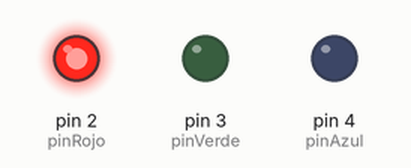
Simulated run of this sketch. Board: Arduino Uno, built with avr-gcc and run on an emulated ATmega328P. Parts: output pins drawn as LEDs (lit = HIGH). Random numbers use the default seed unless the sketch sets one.

Above: at 0.1 s.
At 6.1 s:
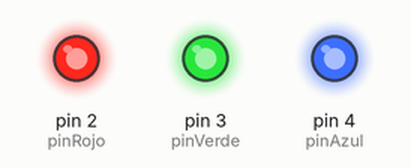
At 12.1 s:
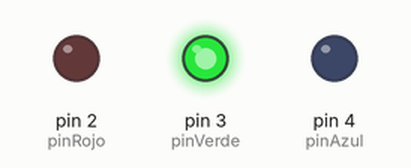
At 19.1 s:
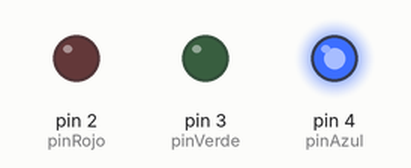
At 29.1 s:
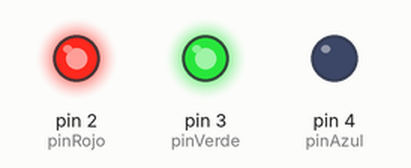
At 37.1 s:
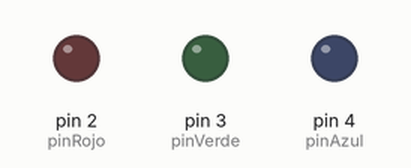
Timing chart, 0 to 40.0 s (numbered marks = the images above):
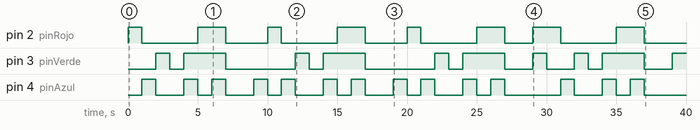

The sketch:

clase_arduino_3.ino
```cpp
#define pinRojo 2
#define pinAzul 4
#define pinVerde 3

void lowColor(String color)
{
  if(color == "red")
  {
    digitalWrite(pinRojo, LOW);
  }
  else if(color == "blue")
  {
    digitalWrite(pinAzul, LOW);
  }
  else if(color == "green")
  {
    digitalWrite(pinVerde, LOW);
  }
  else if(color == "purple")
  {
    digitalWrite(pinRojo, LOW);
    digitalWrite(pinAzul, LOW);
  }
  else if(color == "light blue")
  {
    digitalWrite(pinAzul, LOW);
    digitalWrite(pinVerde, LOW);
  }
  else if(color == "yellow")
  {
    digitalWrite(pinRojo, LOW);
    digitalWrite(pinVerde, LOW);
  }
  else if(color == "white")
  {
    digitalWrite(pinRojo, LOW);
    digitalWrite(pinVerde, LOW);
    digitalWrite(pinAzul, LOW);
  }

}

void selectColor(String color)
{
  if(color == "red")
  {
    digitalWrite(pinRojo, HIGH);
  }
  else if(color == "blue")
  {
    digitalWrite(pinAzul, HIGH);
  }
  else if(color == "green")
  {
    digitalWrite(pinVerde, HIGH);
  }
  else if(color == "purple")
  {
    digitalWrite(pinRojo, HIGH);
    digitalWrite(pinAzul, HIGH);
  }
  else if(color == "light blue")
  {
    digitalWrite(pinAzul, HIGH);
    digitalWrite(pinVerde, HIGH);
  }
  else if(color == "yellow")
  {
    digitalWrite(pinRojo, HIGH);
    digitalWrite(pinVerde, HIGH);
  }
  else if(color == "white")
  {
    digitalWrite(pinRojo, HIGH);
    digitalWrite(pinVerde, HIGH);
    digitalWrite(pinAzul, HIGH);
  }

}

void seleccionarTodosLosColores(String colores[7])
{
  for(int i = 0; i < 7; i++)
  {
    selectColor(colores[i]);
    delay(1000);
    lowColor(colores[i]);
  }
}

void seleccionarTodosLosColoresRandom(String colores[7])
{
  byte num_random = random(0,6);
  selectColor(colores[num_random]);
  delay(1000);
  lowColor(colores[num_random]);
}
void setup() {
  Serial.begin(9600);
  pinMode(pinRojo, OUTPUT);
  pinMode(pinVerde, OUTPUT);
  pinMode(pinAzul, OUTPUT);
}

void loop()
{
  String colores[7] = {"red", "blue", "green", "pruple", "light blue", "yellow", "white"};

  seleccionarTodosLosColores(colores);
  delay(2000);
  seleccionarTodosLosColoresRandom(colores);

}
```

Measured:
- by itself, pin 2 (pinRojo): LOW → HIGH at 0.00 s, → LOW 1.0 s later, → HIGH 4.0 s later, → LOW 2.0 s later, … (16 changes in this stretch)
- by itself, pin 3 (pinVerde): LOW → HIGH at 2.0 s, → LOW 1.0 s later, → HIGH 1.0 s later, → LOW 3.0 s later, … (19 changes in this stretch)
- by itself, pin 4 (pinAzul): LOW → HIGH at 1.0 s, → LOW 1.0 s later, → HIGH 2.0 s later, → LOW 1.0 s later, … (28 changes in this stretch)
